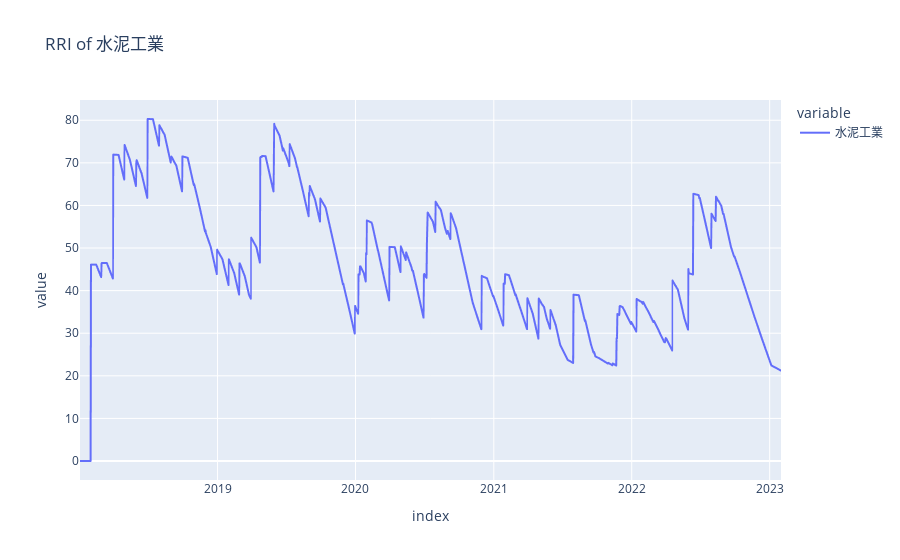

Write notebook code for a chart like this one.
### Code cell
import plotly.express as px
import plotly.graph_objects as go

r = rri_TSE['水泥工業']
fig = px.line(r,title='RRI of 水泥工業')
fig.show()

### Figure 1 — Plotly figure (JSON) as saved in the notebook; plotly's stock layout.template omitted (floating-point values rounded to 4 significant figures; data arrays with more than 128 entries replaced by an {"elided": "..."} marker saying what was removed)
{"data": [{"hovertemplate": "variable=水泥工業<br>index=%{x}<br>value=%{y}<extra></extra>", "legendgroup": "水泥工業", "line": {"color": "#636efa", "dash": "solid"}, "marker": {"symbol": "circle"}, "mode": "lines", "name": "水泥工業", "showlegend": true, "type": "scattergl", "x": {"elided": "1856 str values"}, "xaxis": "x", "y": {"elided": "1856 float values"}, "yaxis": "y"}], "layout": {"legend": {"title": {"text": "variable"}, "tracegroupgap": 0}, "title": {"text": "RRI of 水泥工業"}, "xaxis": {"anchor": "y", "domain": [0, 1], "title": {"text": "index"}}, "yaxis": {"anchor": "x", "domain": [0, 1], "title": {"text": "value"}}}}
